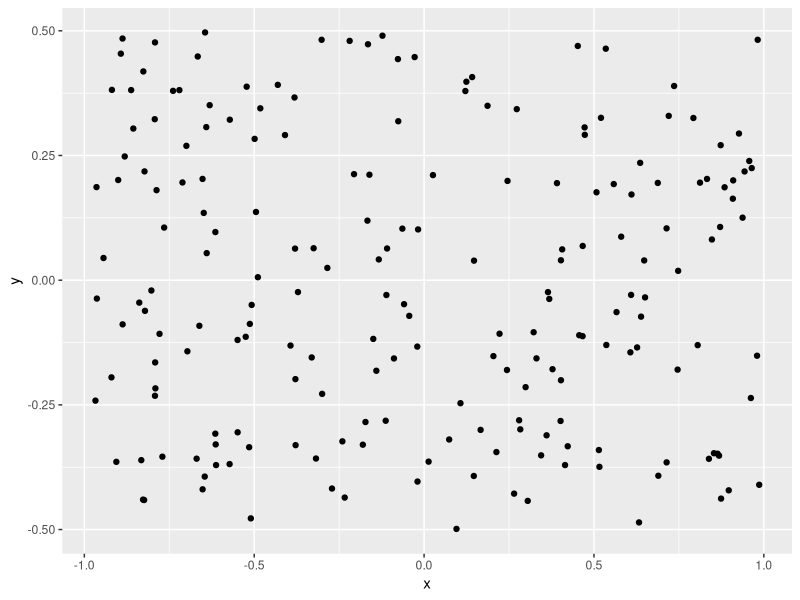
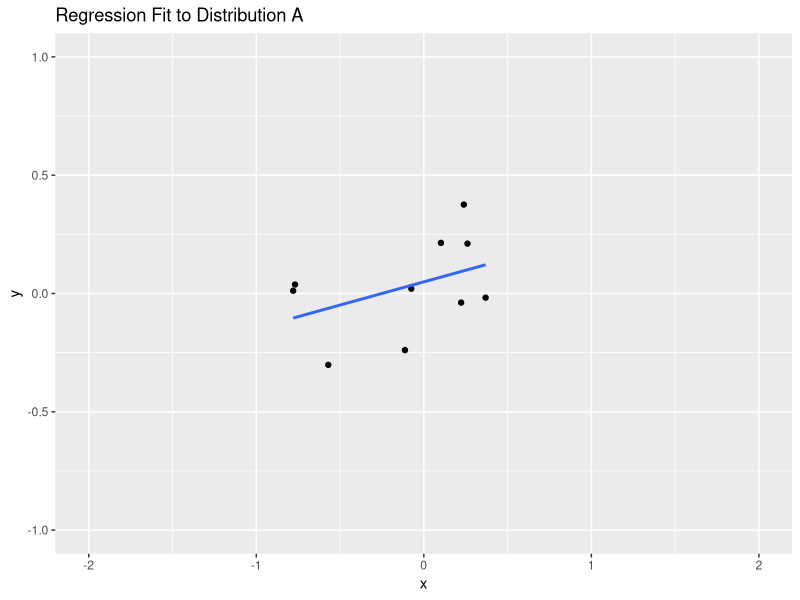
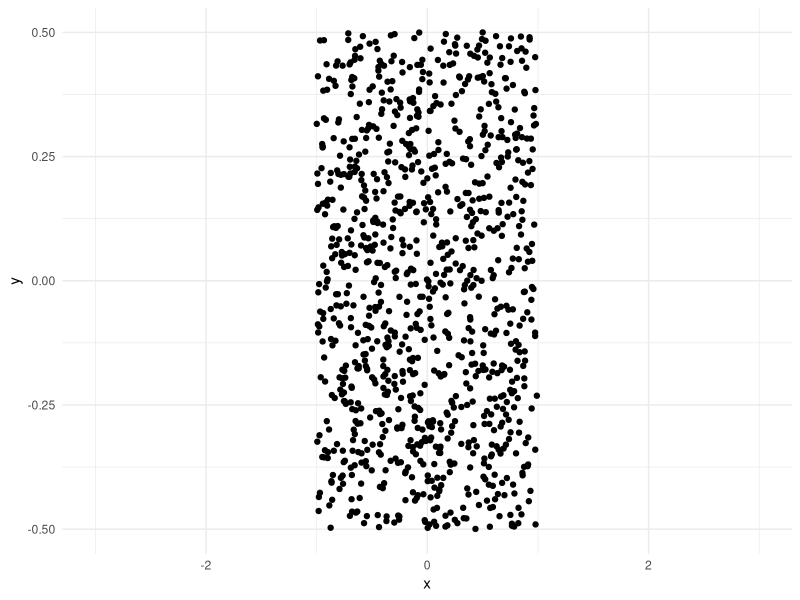
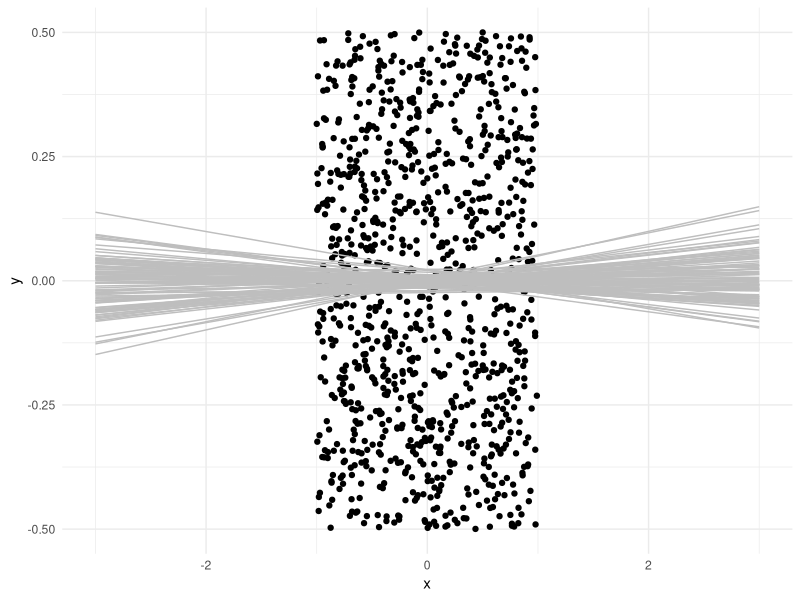
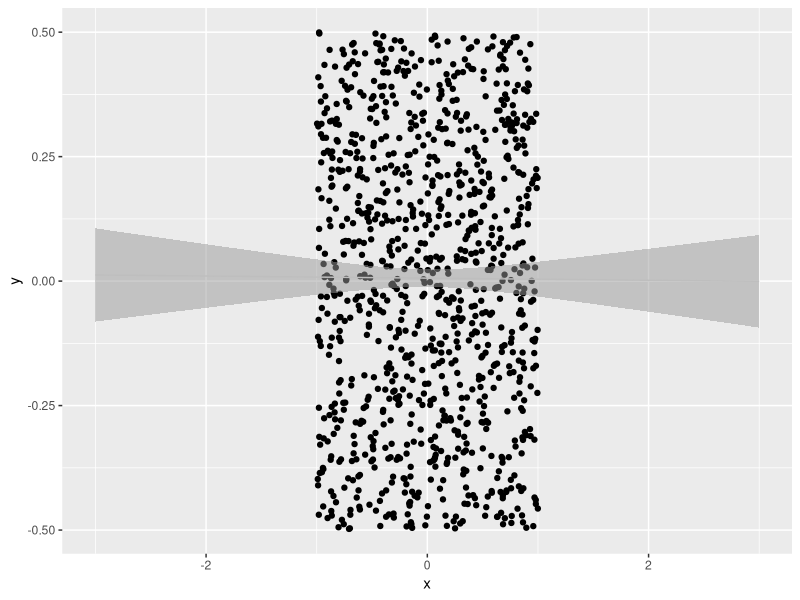
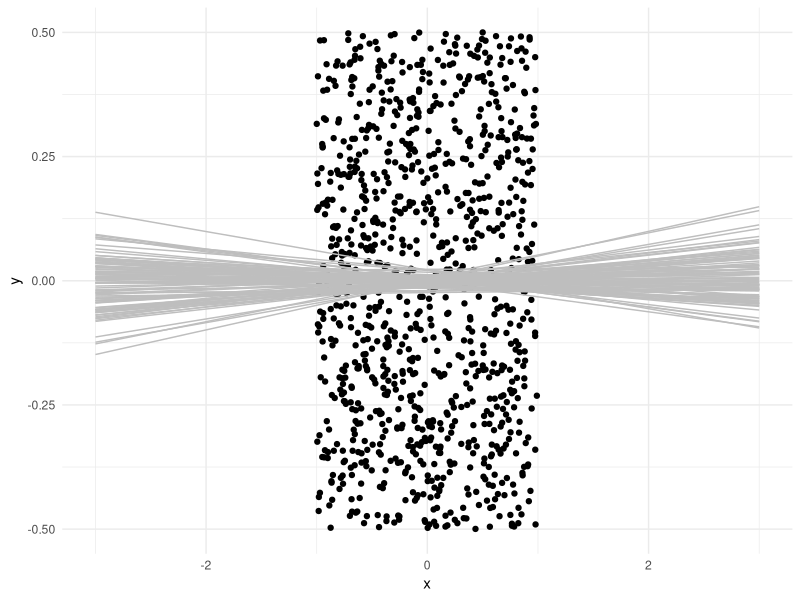
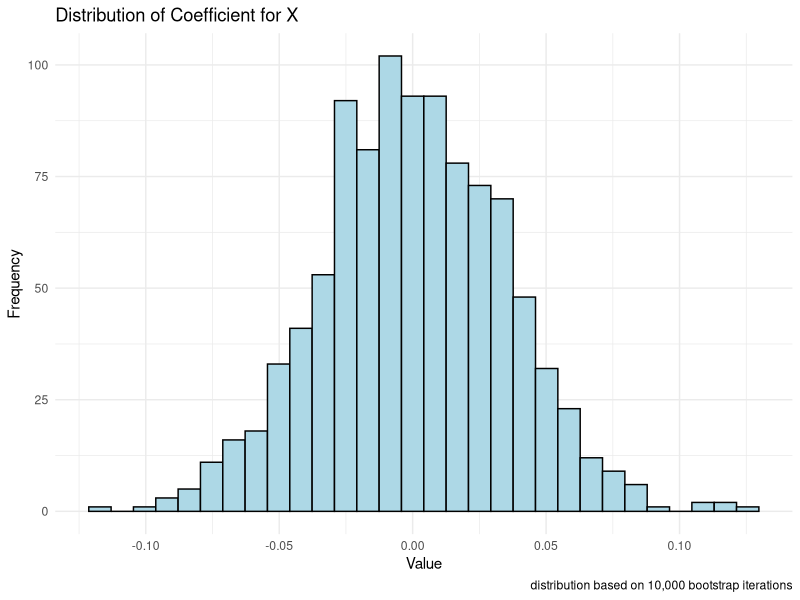

The R script that drew these images, in order:
#######################################################################
### Load required libraries ###########################################
#######################################################################

library(tidyverse)

#######################################################################
### Write function to generate random data ############################
#######################################################################

rA <- function(n, slope = 0){
  x       = runif(n, min = -1, max = 1)
  epsilon = runif(n, min = -.5, max = .5)
  y       = 0 + slope*x + epsilon
  return( data.frame(x = x, y = y) )
}

#######################################################################
### Visualize dataset: random point cloud #############################
#######################################################################

set.seed(432)
random_cloud <- rA(n = 200, slope = 0) 

random_cloud %>%
  ggplot(aes(x = x, y = y)) +
  geom_point()

## If we ran a regression through these points, 
## what do you think the coefficients would be?
## Why?










random_cloud_lm <- lm(y ~ x, data = random_cloud)
summary(random_cloud_lm)

#######################################################################
### Could we have obtained a different regression line with ###########
## a different random sample from the same population? ################
#######################################################################

## The following code draws a sample from distribution A, fits a regression line, 
## and plots it. Run it a few times to see what happens. Now explain how you would visually 
## estimate the standard error of the slope coefficient. Why is this standard error important?

## run this at least five times in a row
data <-  rA(10, slope = 0)

data %>% 
  ggplot() + 
  aes(x = x, y = y) + 
  geom_point() + 
  geom_smooth(method = 'lm', formula = 'y ~ x', se = FALSE) + 
  lims(
    x = c(-2,2), 
    y = c(-1,1)) + 
  labs(title = 'Regression Fit to Distribution A')

#######################################################################
### Could we have obtained a different regression line with ###########
## a different random sample from the same population? ################
#######################################################################

base_plot_a <- rA(n = 1000) %>%  
  ggplot() + 
  aes(x = x, y = y) + 
  geom_point() + 
  scale_x_continuous(limits = c(-3, 3)) +
  theme_minimal()

base_plot_a

for(i in 1:100) { 
  base_plot_a <- base_plot_a + 
    rA(n = 1000) %>% 
    stat_smooth(
      mapping = aes(x = x, y = y), 
      method  = 'lm', se = FALSE, 
      formula = 'y~x', fullrange = TRUE,
      color   = 'grey', alpha = 0.5,
      linewidth    = 0.5
    )
}

base_plot_a

## plot with standard errors
rA(n = 1000) %>% 
  ggplot(aes(x = x, y = y)) +
  geom_point() + 
  stat_smooth(
    mapping = aes(x = x, y = y), 
    method  = 'lm', se = TRUE, 
    formula = 'y~x', fullrange = TRUE,
    color   = 'grey', alpha = 0.5,
    linewidth    = 0.5) +
  scale_x_continuous(limits = c(-3, 3)) 

#######################################################################
### Could we also have done this via bootstrap? #######################
#######################################################################

## create an empty data objects that we'll populate within our for loop
value <- NA


set.seed(0432)
for(boot in 1:1000){
  
  random_linearish <- rA(n = 200, slope = 0) 
  
  random_linearish_lm <- lm(y ~ x, data = random_linearish)
  value[boot] <- coef(random_linearish_lm)["x"]
  }
  
base_plot_a

ggplot() +
  aes(x = value) +
  geom_histogram(color = "black", fill = "light blue") +
  labs(x = "Value", 
       y = "Frequency",
       title = "Distribution of Coefficient for X",
       caption = "distribution based on 10,000 bootstrap iterations") +
  theme_minimal()

## The standard error or our beta coefficient (or any statistic), like is just the 
## is the standard deviation of its sampling distribution.
## We can prove this to ourselve by seeing that the standard error returned 
## by the lm() function is equivalent to the sd of our bootstrap samples

sd(value)
coef(summary(random_linearish_lm))[, "Std. Error"]["x"]
